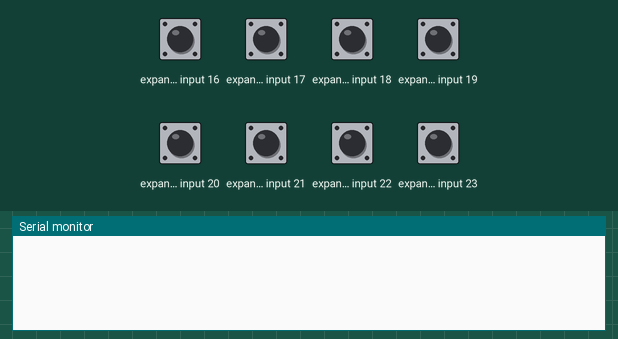
The sketch below on a simulated Arduino Uno, built with avr-gcc and run on an emulated ATmega328P. Parts: the last lines printed to the serial monitor. Wiring (inferred from the names in the program): PCF8574 port expander at I2C address 0x38; PCF8574 port expander at I2C address 0x39. Inputs (shaded band) come from the test bench; at power-on: expander input 16–23 HIGH.

Above: at 1.2 s.
1.3 s: expander input 16 pulled LOW for 0.15 s
At 2.6 s:
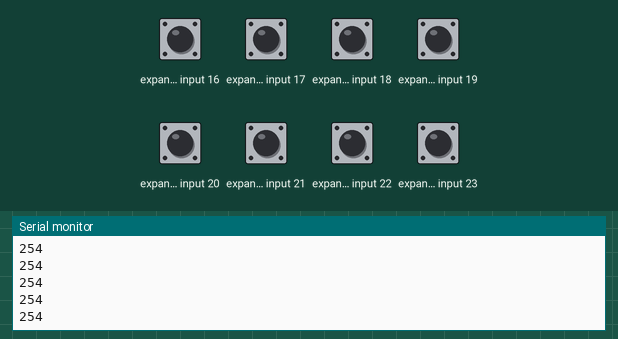
2.9 s: expander input 17 pulled LOW for 0.15 s
At 4.0 s:
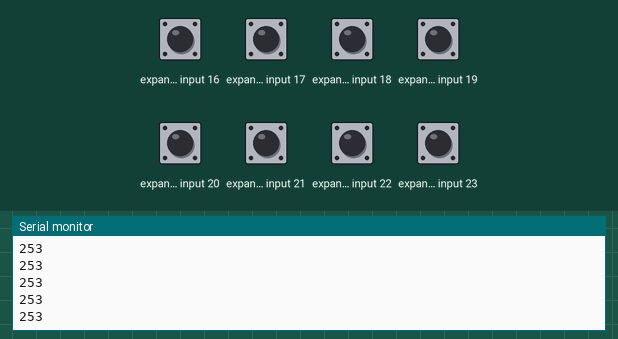
4.5 s: expander input 18 pulled LOW for 0.15 s
At 5.2 s:
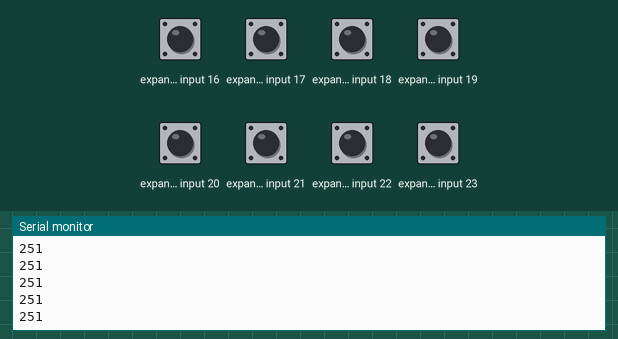
6.1 s: expander input 19 pulled LOW for 0.15 s
At 7.4 s:
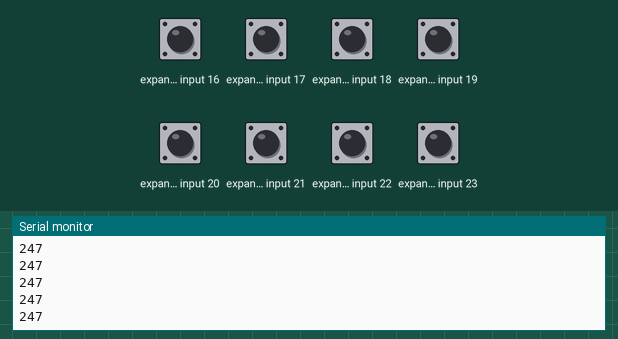
7.7 s: expander input 20 pulled LOW for 0.15 s
At 8.9 s:
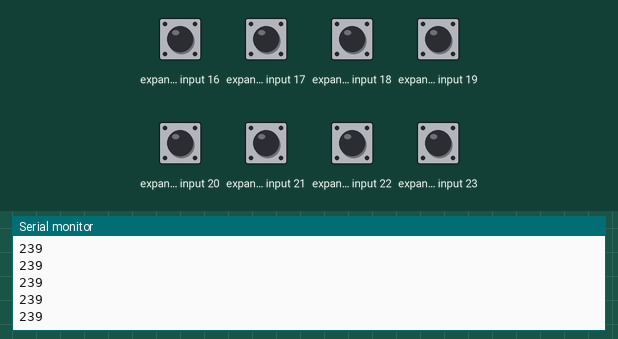
9.3 s: expander input 21 pulled LOW for 0.15 s
At 10.1 s:
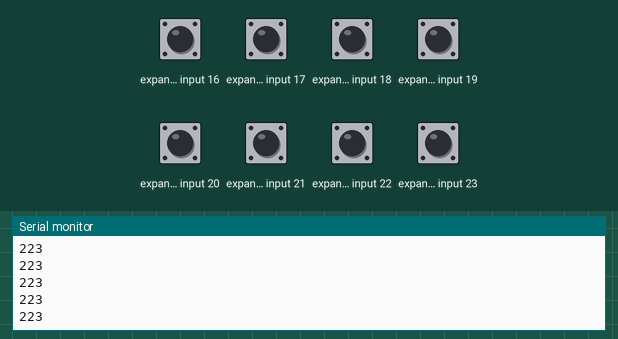
Timing chart, 0 to 11.9 s (numbered marks = the images above; inputs shaded):
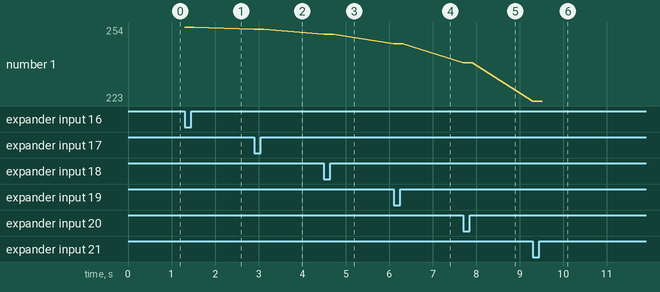

The sketch:

sketch_feb26b.ino
```cpp
#include <Wire.h>

byte iInput=0;
byte iOutput=0;

void setup()
{
  Wire.begin();
  Serial.begin(9600);
}

void loop()
{
  Wire.requestFrom(57,1);// Begin transmission to PCF8574 with the buttons
  if(Wire.available())   // If bytes are available to be recieved
  {
    iInput = Wire.read();// Read a byte
  }

  if(iInput<255)         //If the value less than 255
  {
    Serial.println(iInput);
    if (iInput==254) // P0
    {
      iOutput = 1;
    };
    if (iInput==253) // P1
    {
      iOutput = 2;
    };
    if (iInput==251) // P2
    {
      iOutput = 4;
    };
    if (iInput==247) // P3
    {
      iOutput = 8;
    };
  }
  Wire.beginTransmission(56);  //Begin transmission to PCF8574 (with the LEDs)
  Wire.write(iOutput);         //Send data to PCF8574 (with the LEDs)
  Wire.endTransmission();      //End Transmission to PCF8574 (with the LEDs)
}
```

Measured:
- after the input at 1.3 s, the serial monitor: prints a new line at once (image 1)
- after the input at 2.9 s, the serial monitor: prints a new line at once (image 2)
- after the input at 4.5 s, the serial monitor: prints a new line at once (image 3)
- after the input at 6.1 s, the serial monitor: prints a new line at once (image 4)
- after the input at 7.7 s, the serial monitor: prints a new line at once (image 5)
- after the input at 9.3 s, the serial monitor: prints a new line at once (image 6)
- plotted number 1: 254 → 253 after the input at 2.9 s, 253 → 251 after the input at 4.5 s, 251 → 247 after the input at 6.1 s, 247 → 239 after the input at 7.7 s, 239 → 223 after the input at 9.3 s
